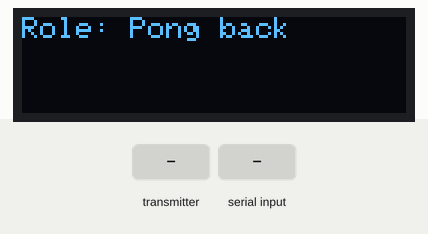
This sketch was run on a simulated Arduino Uno, built with avr-gcc and run on an emulated ATmega328P. Shown: 128×32 one-colour display. The inputs (shaded band) are chosen by the test bench. The display library's start-up logo is not drawn; no radio packets arrive unless stated.

Above: at 3.2 s.
3.3 s: the transmitter starts sending got_time = 0
At 3.8 s:
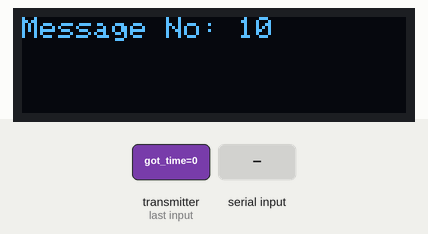
4.9 s: "T" received over Serial
At 5.6 s:
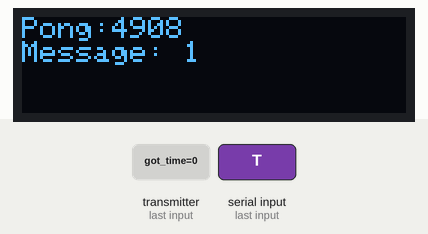
Timing chart, 0 to 7.9 s (numbered marks = the images above; inputs shaded):
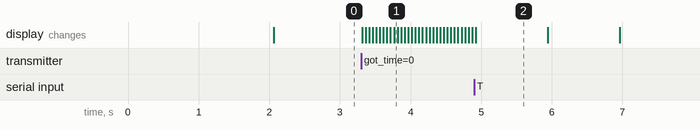

Measured:
- after the input at 3.3 s, the display: first changes at once (image 1 shows a later state)
- after the input at 4.9 s, the display: changes at once (image 2)
- what the display in image 2 shows lasts 1.0 s, from 4.9 s to 5.9 s

The sketch:

NRF24TesterOLED.ino
```cpp
#include <SPI.h>
#include <Wire.h>
#include <Adafruit_GFX.h>
#include <Adafruit_SPITFT.h>
#include <Adafruit_SPITFT_Macros.h>
#include <gfxfont.h>

#include <Adafruit_SSD1306.h>


/*
 Copyright (C) 2011 J. Coliz <maniacbug@ymail.com>

 This program is free software; you can redistribute it and/or
 modify it under the terms of the GNU General Public License
 version 2 as published by the Free Software Foundation.
 */


#include "nRF24L01.h"
#include "RF24.h"
#include "printf.h"

//
// Hardware configuration
//

// Set up nRF24L01 radio on SPI bus plus pins 9 & 10

RF24 radio(9,10);

#define OLED_RESET 4
Adafruit_SSD1306 display(OLED_RESET);

int msgCnt = 0;
//
// Topology
//

// Radio pipe addresses for the 2 nodes to communicate.
const uint64_t pipes[2] = { 0xF0F0F0F0E1LL, 0xF0F0F0F0D2LL };

//
// Role management
//
// Set up role.  This sketch uses the same software for all the nodes
// in this system.  Doing so greatly simplifies testing.
//

// The various roles supported by this sketch
typedef enum { role_ping_out = 1, role_pong_back } role_e;

// The debug-friendly names of those roles
const char* role_friendly_name[] = { "invalid", "Ping out", "Pong back"};

// The role of the current running sketch
role_e role = role_pong_back;

void setup(void)
{
  //
  // Print preamble
  //

  Serial.begin(57600);
  printf_begin();
  printf("\n\rRF24/examples/GettingStarted/\n\r");
  printf("ROLE: %s\n\r",role_friendly_name[role]);
  printf("*** PRESS 'T' to begin transmitting to the other node\n\r");

  //pinMode(4,OUTPUT);
  //digitalWrite(4,HIGH);

  //
  // Setup and configure rf radio
  //

  radio.begin();
  display.begin(SSD1306_SWITCHCAPVCC, 0x3C);  // initialize with the I2C addr 0x3C (for the 128x32)
  display.display();
  delay(2000);
  display.clearDisplay();

  display.setTextSize(1);
  display.setTextColor(WHITE);
  display.setCursor(0,0);


  // optionally, increase the delay between retries & # of retries
  radio.setRetries(15,15);

  radio.setPALevel(RF24_PA_MIN);
  radio.setDataRate(RF24_1MBPS);

  // optionally, reduce the payload size.  seems to
  // improve reliability
  radio.setPayloadSize(8);

  //
  // Open pipes to other nodes for communication
  //

  // This simple sketch opens two pipes for these two nodes to communicate
  // back and forth.
  // Open 'our' pipe for writing
  // Open the 'other' pipe for reading, in position #1 (we can have up to 5 pipes open for reading)

  if ( role == role_ping_out )
  {
    radio.openWritingPipe(pipes[0]);
    radio.openReadingPipe(1,pipes[1]);
  }
  else
  {
    radio.openWritingPipe(pipes[1]);
    radio.openReadingPipe(1,pipes[0]);
  }

  //
  // Start listening
  //

  radio.startListening();

  //
  // Dump the configuration of the rf unit for debugging
  //

  radio.printDetails();


  writeSingleMessage(strcat("Role: ",role_friendly_name[role]));
}

void loop(void)
{
  //
  // Ping out role.  Repeatedly send the current time
  //

  if (role == role_ping_out)
  {
    // First, stop listening so we can talk.


    radio.stopListening();

    // Take the time, and send it.  This will block until complete
    unsigned long time = millis();
    printf("Now sending %lu...",time);
    bool ok = radio.write( &time, sizeof(unsigned long) );

    if (ok)
      printf("ok...");
    else
      printf("failed.\n\r");

    // Now, continue listening
    radio.startListening();

    // Wait here until we get a response, or timeout (250ms)
    unsigned long started_waiting_at = millis();
    bool timeout = false;
    while ( ! radio.available() && ! timeout )
      if (millis() - started_waiting_at > 500 )
        timeout = true;

    // Describe the results
    if ( timeout )
    {
      printf("Failed, response timed out.\n\r");

      writeSingleMessage("Time out");
    }
    else
    {
      // Grab the response, compare, and send to debugging spew
      unsigned long got_time;
      radio.read( &got_time, sizeof(unsigned long) );

      // Spew it
      printf("Got response %lu, round-trip delay: %lu\n\r",got_time,millis()-got_time);


      msgCnt++;
      display.clearDisplay();
      display.setCursor(0,0);
      display.print("Pong:");
      display.println(millis()-got_time);
      display.print("Message: ");
      display.print(msgCnt);
      display.display();
    }

    // Try again 1s later
    delay(1000);
  }

  //
  // Pong back role.  Receive each packet, dump it out, and send it back
  //

  if ( role == role_pong_back )
  {
    // if there is data ready
    if ( radio.available() )
    {

      // Dump the payloads until we've gotten everything
      unsigned long got_time;
      bool done = false;

      msgCnt++;

      display.clearDisplay();
      display.setCursor(0, 0);
      display.print("Message No: ");
      display.print(msgCnt);
      display.display();

      while (!done)
      {
        // Fetch the payload, and see if this was the last one.
        done = radio.read( &got_time, sizeof(unsigned long) );

        // Spew it
        printf("Got payload %lu...",got_time);


        // Delay just a little bit to let the other unit
        // make the transition to receiver
        delay(20);
      }

      // First, stop listening so we can talk
      radio.stopListening();

      // Send the final one back.
      radio.write( &got_time, sizeof(unsigned long) );
      printf("Sent response.\n\r");


      // Now, resume listening so we catch the next packets.
      radio.startListening();
    }
  }

  //
  // Change roles
  //

  if ( Serial.available() )
  {
    char c = toupper(Serial.read());
    if ( c == 'T' && role == role_pong_back )
    {
      printf("*** CHANGING TO TRANSMIT ROLE -- PRESS 'R' TO SWITCH BACK\n\r");

      // Become the primary transmitter (ping out)
      role = role_ping_out;
      radio.openWritingPipe(pipes[0]);
      radio.openReadingPipe(1,pipes[1]);
    }
    else if ( c == 'R' && role == role_ping_out )
    {
      printf("*** CHANGING TO RECEIVE ROLE -- PRESS 'T' TO SWITCH BACK\n\r");

      // Become the primary receiver (pong back)
      role = role_pong_back;
      radio.openWritingPipe(pipes[1]);
      radio.openReadingPipe(1,pipes[0]);
    }
    msgCnt = 0;
  }
}


void writeSingleMessage(char* msg)
{
  display.clearDisplay();
  display.setCursor(0, 0);
  display.println(msg);
  display.display();
}
// vim:cin:ai:sts=2 sw=2 ft=cpp
```
